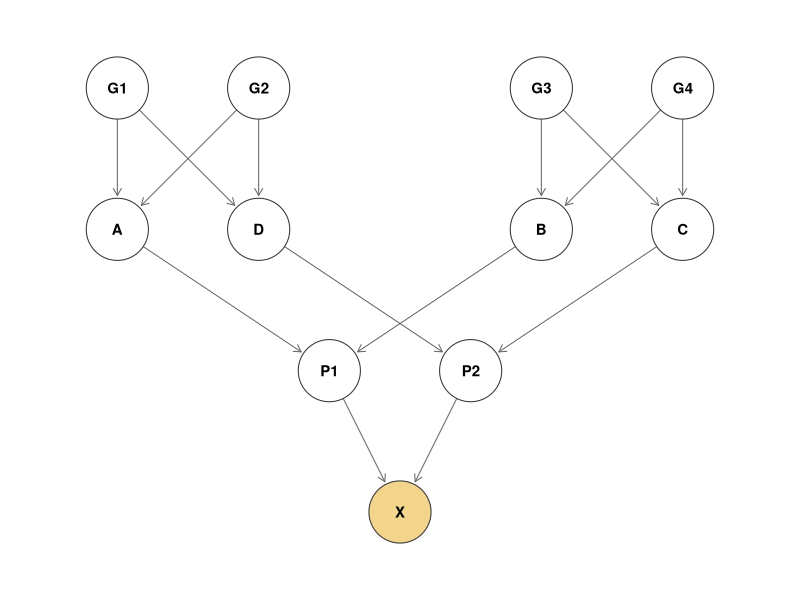
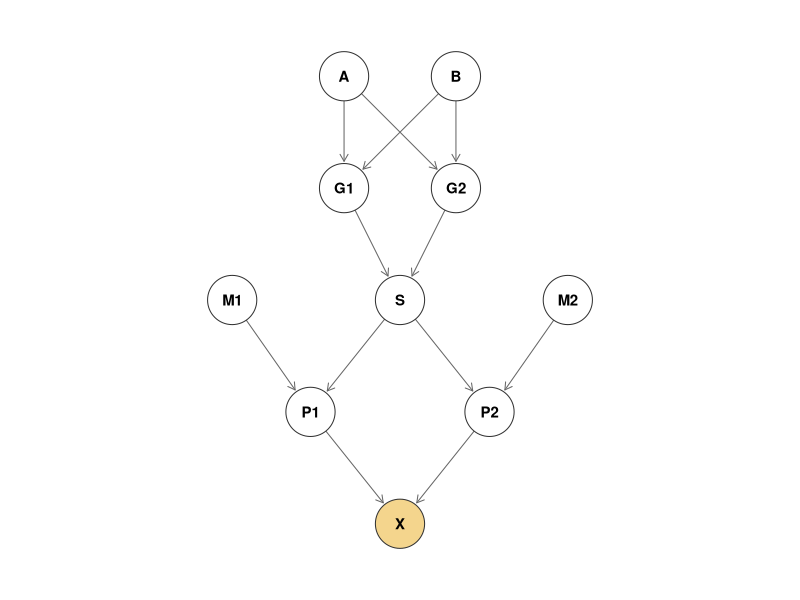
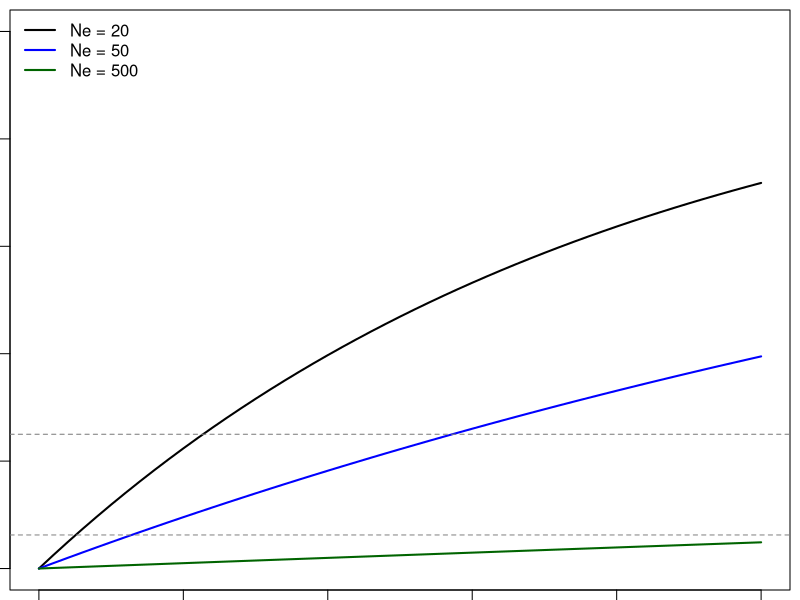

Write the R code that produced these figures, in order.
## ---- chunk 1
# Draws a pedigree as an arrow diagram (arrows run from parent to offspring).
# nodes: data frame with id, x, y. ped: data frame with id, mother, father.
draw_pedigree <- function(nodes, ped, highlight = NULL, r = 0.22) {
  par(mar = c(0.5, 0.5, 0.5, 0.5))
  plot(nodes$x, nodes$y, type = "n", axes = FALSE, xlab = "", ylab = "", asp = 1,
       xlim = range(nodes$x) + c(-0.4, 0.4), ylim = range(nodes$y) + c(-0.4, 0.4))
  for (i in seq_len(nrow(ped))) {
    for (p in c(ped$mother[i], ped$father[i])) {
      if (is.na(p)) next
      from <- nodes[nodes$id == p, ]; to <- nodes[nodes$id == ped$id[i], ]
      dx <- to$x - from$x; dy <- to$y - from$y; d <- sqrt(dx^2 + dy^2)
      # start and stop the arrow at the edge of each circle
      arrows(from$x + r * dx / d, from$y + r * dy / d,
             to$x - (r + 0.02) * dx / d, to$y - (r + 0.02) * dy / d,
             length = 0.08, col = "grey40")
    }
  }
  fill <- ifelse(nodes$id %in% highlight, "#f4d58d", "white")
  symbols(nodes$x, nodes$y, circles = rep(r, nrow(nodes)), inches = FALSE,
          add = TRUE, bg = fill, fg = "grey20")
  text(nodes$x, nodes$y, nodes$id, font = 2, cex = 0.9)
}
## ---- chunk 2
ped1_nodes <- data.frame(
  id = c("G1", "G2", "G3", "G4", "A", "D", "B", "C", "P1", "P2", "X"),
  x  = c(0, 1, 3, 4, 0, 1, 3, 4, 1.5, 2.5, 2),
  y  = c(4, 4, 4, 4, 3, 3, 3, 3, 2, 2, 1))
ped1 <- data.frame(
  id     = c("G1", "G2", "G3", "G4", "A", "D", "B", "C", "P1", "P2", "X"),
  mother = c(NA, NA, NA, NA, "G2", "G2", "G4", "G4", "B", "D", "P2"),
  father = c(NA, NA, NA, NA, "G1", "G1", "G3", "G3", "A", "C", "P1"))
draw_pedigree(ped1_nodes, ped1, highlight = "X")
## ---- chunk 3
ped2_nodes <- data.frame(
  id = c("A", "B", "G1", "G2", "S", "M1", "M2", "P1", "P2", "X"),
  x  = c(1.5, 2.5, 1.5, 2.5, 2, 0.5, 3.5, 1.2, 2.8, 2),
  y  = c(5, 5, 4, 4, 3, 3, 3, 2, 2, 1))
ped2 <- data.frame(
  id     = c("A", "B", "G1", "G2", "S", "M1", "M2", "P1", "P2", "X"),
  mother = c(NA, NA, "B", "B", "G2", NA, NA, "M1", "M2", "P2"),
  father = c(NA, NA, "A", "A", "G1", NA, NA, "S", "S", "P1"))
draw_pedigree(ped2_nodes, ped2, highlight = "X")
## ---- chunk 4
t <- 0:50
plot(t, 1 - (1 - 1 / (2 * 20))^t, type = "l", lwd = 2, ylim = c(0, 1),
     xlab = "Generation", ylab = "Inbreeding coefficient, F")
lines(t, 1 - (1 - 1 / (2 * 50))^t, lwd = 2, col = "blue")
lines(t, 1 - (1 - 1 / (2 * 500))^t, lwd = 2, col = "darkgreen")
abline(h = c(1 / 16, 1 / 4), lty = 2, col = "grey50")
legend("topleft", legend = c("Ne = 20", "Ne = 50", "Ne = 500"),
       col = c("black", "blue", "darkgreen"), lwd = 2, bty = "n")
